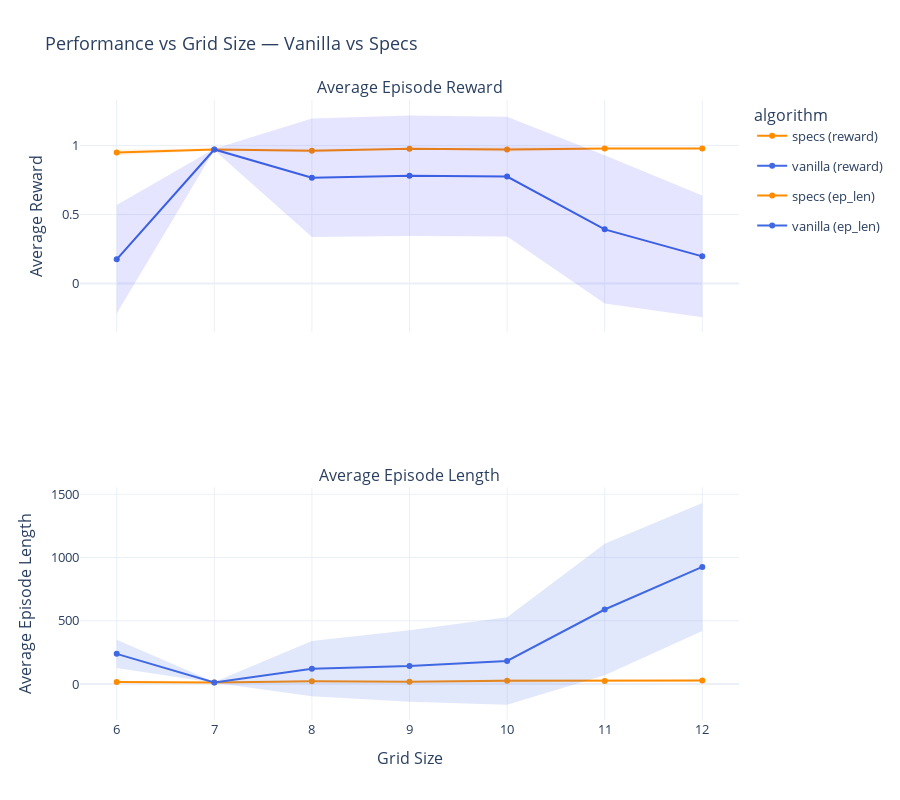

Source (notebook cell):
### Markdown cell above
# Subplot with the results

### Code cell
# === Aggregate over models ===
agg_df = (
    df.groupby(["case", "grid"])
    .agg(
        mean_reward=("reward", "mean"),
        std_reward=("reward", "std"),
        mean_len=("ep_len", "mean"),
        std_len=("ep_len", "std"),
    )
    .reset_index()
)

colors = {"vanilla": "royalblue", "specs": "darkorange"}

# === Create vertical subplots ===
fig = make_subplots(
    rows=2, cols=1,
    shared_xaxes=True,
    subplot_titles=("Average Episode Reward", "Average Episode Length"),
)

# --- Plot reward ---
for case in agg_df["case"].unique():
    subset = agg_df[agg_df["case"] == case]
    fig.add_trace(
        go.Scatter(
            x=subset["grid"],
            y=subset["mean_reward"],
            mode="lines+markers",
            name=f"{case} (reward)",
            line=dict(color=colors.get(case, "gray")),
            legendgroup=f"{case}_reward",
        ),
        row=1, col=1,
    )
    fig.add_trace(
        go.Scatter(
            x=list(subset["grid"]) + list(subset["grid"][::-1]),
            y=list(subset["mean_reward"] + subset["std_reward"]) +
              list(subset["mean_reward"] - subset["std_reward"])[::-1],
            fill="toself",
            fillcolor=f"rgba(0,0,255,0.1)" if case == "vanilla" else "rgba(255,140,0,0.1)",
            line=dict(color="rgba(255,255,255,0)"),
            showlegend=False,
            hoverinfo="skip",
        ),
        row=1, col=1,
    )

# --- Plot episode length ---
for case in agg_df["case"].unique():
    subset = agg_df[agg_df["case"] == case]
    fig.add_trace(
        go.Scatter(
            x=subset["grid"],
            y=subset["mean_len"],
            mode="lines+markers",
            name=f"{case} (ep_len)",
            line=dict(color=colors.get(case, "gray")),
            legendgroup=f"{case}_len",
        ),
        row=2, col=1,
    )
    fig.add_trace(
        go.Scatter(
            x=list(subset["grid"]) + list(subset["grid"][::-1]),
            y=list(subset["mean_len"] + subset["std_len"]) +
              list(subset["mean_len"] - subset["std_len"])[::-1],
            fill="toself",
            fillcolor=f"rgba(65,105,225,0.15)" if case == "vanilla" else "rgba(255,140,0,0.15)",
            line=dict(color="rgba(255,255,255,0)"),
            showlegend=False,
            hoverinfo="skip",
        ),
        row=2, col=1,
    )

# === Layout ===
fig.update_layout(
    title="Performance vs Grid Size — Vanilla vs Specs",
    height=800,
    width=900,
    template="plotly_white",
    font=dict(size=13),
    legend_title_text="algorithm",
)
fig.update_xaxes(title_text="Grid Size", row=2, col=1)
fig.update_yaxes(title_text="Average Reward", row=1, col=1)
fig.update_yaxes(title_text="Average Episode Length", row=2, col=1)
fig.show()

### Figure 1 — Plotly figure (JSON) as saved in the notebook; plotly's stock layout.template omitted (floating-point values rounded to 4 significant figures)
{"data": [{"legendgroup": "specs_reward", "line": {"color": "darkorange"}, "mode": "lines+markers", "name": "specs (reward)", "type": "scatter", "x": [6, 7, 8, 9, 10, 11, 12], "xaxis": "x", "y": [0.9494, 0.972, 0.9631, 0.9767, 0.9721, 0.9782, 0.9789], "yaxis": "y"}, {"fill": "toself", "fillcolor": "rgba(255,140,0,0.1)", "hoverinfo": "skip", "line": {"color": "rgba(255,255,255,0)"}, "showlegend": false, "type": "scatter", "x": [6, 7, 8, 9, 10, 11, 12, 12, 11, 10, 9, 8, 7, 6], "xaxis": "x", "y": [0.9715, 0.9782, 0.9759, 0.9782, 0.9892, 0.9833, 0.9844, 0.9734, 0.9732, 0.955, 0.9751, 0.9503, 0.9658, 0.9272], "yaxis": "y"}, {"legendgroup": "vanilla_reward", "line": {"color": "royalblue"}, "mode": "lines+markers", "name": "vanilla (reward)", "type": "scatter", "x": [6, 7, 8, 9, 10, 11, 12], "xaxis": "x", "y": [0.1756, 0.9715, 0.767, 0.7817, 0.7748, 0.3926, 0.1969], "yaxis": "y"}, {"fill": "toself", "fillcolor": "rgba(0,0,255,0.1)", "hoverinfo": "skip", "line": {"color": "rgba(255,255,255,0)"}, "showlegend": false, "type": "scatter", "x": [6, 7, 8, 9, 10, 11, 12, 12, 11, 10, 9, 8, 7, 6], "xaxis": "x", "y": [0.5683, 0.9775, 1.196, 1.219, 1.208, 0.9301, 0.6371, -0.2434, -0.145, 0.3413, 0.3447, 0.338, 0.9655, -0.2171], "yaxis": "y"}, {"legendgroup": "specs_len", "line": {"color": "darkorange"}, "mode": "lines+markers", "name": "specs (ep_len)", "type": "scatter", "x": [6, 7, 8, 9, 10, 11, 12], "xaxis": "x2", "y": [16.2, 12.2, 21.0, 16.8, 24.8, 23.4, 27.0], "yaxis": "y2"}, {"fill": "toself", "fillcolor": "rgba(255,140,0,0.15)", "hoverinfo": "skip", "line": {"color": "rgba(255,255,255,0)"}, "showlegend": false, "type": "scatter", "x": [6, 7, 8, 9, 10, 11, 12, 12, 11, 10, 9, 8, 7, 6], "xaxis": "x2", "y": [23.29, 14.88, 28.28, 17.9, 40.04, 28.81, 34.0, 20.0, 17.99, 9.562, 15.7, 13.72, 9.517, 9.115], "yaxis": "y2"}, {"legendgroup": "vanilla_len", "line": {"color": "royalblue"}, "mode": "lines+markers", "name": "vanilla (ep_len)", "type": "scatter", "x": [6, 7, 8, 9, 10, 11, 12], "xaxis": "x2", "y": [238.2, 12.4, 121.2, 142.8, 182.4, 588.8, 925.6], "yaxis": "y2"}, {"fill": "toself", "fillcolor": "rgba(65,105,225,0.15)", "hoverinfo": "skip", "line": {"color": "rgba(255,255,255,0)"}, "showlegend": false, "type": "scatter", "x": [6, 7, 8, 9, 10, 11, 12, 12, 11, 10, 9, 8, 7, 6], "xaxis": "x2", "y": [349.6, 15.01, 339.8, 425.2, 528.1, 1108.0, 1432.0, 419.4, 69.56, -163.3, -139.6, -97.43, 9.792, 126.8], "yaxis": "y2"}], "layout": {"annotations": [{"font": {"size": 16}, "showarrow": false, "text": "Average Episode Reward", "x": 0.5, "xanchor": "center", "xref": "paper", "y": 1, "yanchor": "bottom", "yref": "paper"}, {"font": {"size": 16}, "showarrow": false, "text": "Average Episode Length", "x": 0.5, "xanchor": "center", "xref": "paper", "y": 0.375, "yanchor": "bottom", "yref": "paper"}], "font": {"size": 13}, "height": 800, "legend": {"title": {"text": "algorithm"}}, "title": {"text": "Performance vs Grid Size — Vanilla vs Specs"}, "width": 900, "xaxis": {"anchor": "y", "domain": [0, 1], "matches": "x2", "showticklabels": false}, "xaxis2": {"anchor": "y2", "domain": [0, 1], "title": {"text": "Grid Size"}}, "yaxis": {"anchor": "x", "domain": [0.625, 1], "title": {"text": "Average Reward"}}, "yaxis2": {"anchor": "x2", "domain": [0, 0.375], "title": {"text": "Average Episode Length"}}}}
